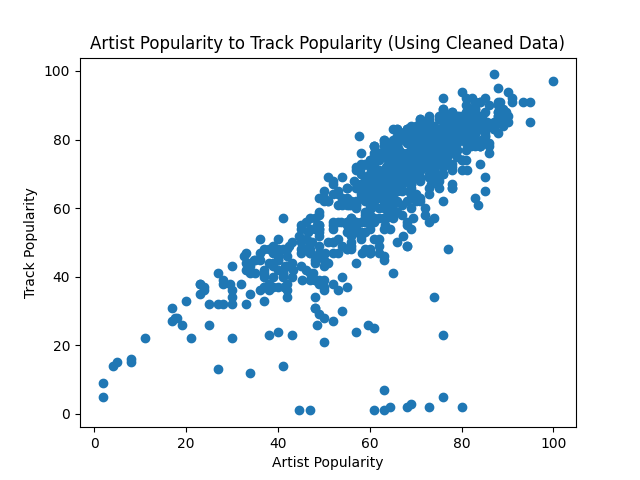

Generate this figure with Python:
import pandas as pd
import matplotlib.pyplot as plt

# Load data
dataframe = pd.read_csv("data_visualization_spotify/spotify_data_clean.csv")

# This step will make a new dataframe that can aggregate songs by artist
new_df = pd.DataFrame({
    'track_popularity': dataframe['track_popularity'],
    'artist_popularity': dataframe['artist_popularity'],
    'artist_name': dataframe['artist_name'],
    'track_id': dataframe['track_id']
})

# This aggregates by artist, combining track popularities and artist 
# popularities into a harmonic mean 
artist_stats = new_df.groupby('artist_name').agg({
    'track_popularity': 'max',
    'artist_popularity': 'mean',
    'track_id': 'count'
})

# Filter out noise
# Take songs more popular than 0 and artists with more than 3 songs
cleaned_stats = artist_stats[
    (artist_stats['track_popularity'] > 0) & 
    (artist_stats['track_id'] > 1)
]

# Rename the column so they are easier to comprehend
# artist_stats = artist_stats.rename(columns={
#     'track_popularity': 'avg_track_pop',
#     'artist_popularity': 'avg_artist_pop'
# })

plt.figure()
plt.scatter(cleaned_stats['artist_popularity'], cleaned_stats['track_popularity'])
plt.title("Artist Popularity to Track Popularity (Using Cleaned Data)")
plt.xlabel("Artist Popularity")
plt.ylabel("Track Popularity")
plt.show()
